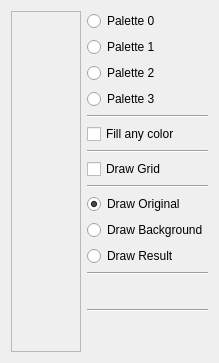
      <widget class="QWidget" name="tab_OAM">
       <attribute name="title">
        <string>OAM</string>
       </attribute>
       <layout class="QHBoxLayout" name="horizontalLayout_13" stretch="3,1">
        <item>
         <widget class="QScrollArea" name="scrollArea_OAM">
          <property name="widgetResizable">
           <bool>true</bool>
          </property>
          <widget class="QWidget" name="scrollAreaWidgetContents_3">
           <property name="geometry">
            <rect>
             <x>0</x>
             <y>0</y>
             <width>707</width>
             <height>529</height>
            </rect>
           </property>
          </widget>
         </widget>
        </item>
        <item>
         <layout class="QVBoxLayout" name="verticalLayout_4">
          <item>
           <widget class="QRadioButton" name="radioButton_oam_pal0">
            <property name="text">
             <string>Palette 0</string>
            </property>
           </widget>
          </item>
          <item>
           <widget class="QRadioButton" name="radioButton_oam_pal1">
            <property name="text">
             <string>Palette 1</string>
            </property>
           </widget>
          </item>
          <item>
           <widget class="QRadioButton" name="radioButton_oam_pal2">
            <property name="text">
             <string>Palette 2</string>
            </property>
           </widget>
          </item>
          <item>
           <widget class="QRadioButton" name="radioButton_oam_pal3">
            <property name="text">
             <string>Palette 3</string>
            </property>
           </widget>
          </item>
          <item>
           <widget class="Line" name="line_7">
            <property name="orientation">
             <enum>Qt::Horizontal</enum>
            </property>
           </widget>
          </item>
          <item>
           <widget class="QCheckBox" name="checkBox_oam_fill_any_color">
            <property name="text">
             <string>Fill any color</string>
            </property>
           </widget>
          </item>
          <item>
           <widget class="Line" name="line_8">
            <property name="orientation">
             <enum>Qt::Horizontal</enum>
            </property>
           </widget>
          </item>
          <item>
           <widget class="QCheckBox" name="checkBox_draw_grid">
            <property name="text">
             <string>Draw Grid</string>
            </property>
           </widget>
          </item>
          <item>
           <widget class="Line" name="line_14">
            <property name="orientation">
             <enum>Qt::Horizontal</enum>
            </property>
           </widget>
          </item>
          <item>
           <widget class="QWidget" name="widget_2" native="true">
            <property name="minimumSize">
             <size>
              <width>0</width>
              <height>0</height>
             </size>
            </property>
            <layout class="QVBoxLayout" name="verticalLayout_6">
             <property name="leftMargin">
              <number>0</number>
             </property>
             <property name="topMargin">
              <number>0</number>
             </property>
             <property name="rightMargin">
              <number>0</number>
             </property>
             <property name="bottomMargin">
              <number>0</number>
             </property>
             <item>
              <widget class="QRadioButton" name="radioButton_oam_draw_original">
               <property name="text">
                <string>Draw Original</string>
               </property>
               <property name="checked">
                <bool>true</bool>
               </property>
              </widget>
             </item>
             <item>
              <widget class="QRadioButton" name="radioButton_oam_draw_background">
               <property name="text">
                <string>Draw Background</string>
               </property>
              </widget>
             </item>
             <item>
              <widget class="QRadioButton" name="radioButton_oam_draw_result">
               <property name="text">
                <string>Draw Result</string>
               </property>
              </widget>
             </item>
            </layout>
           </widget>
          </item>
          <item>
           <widget class="Line" name="line_15">
            <property name="orientation">
             <enum>Qt::Horizontal</enum>
            </property>
           </widget>
          </item>
          <item>
           <widget class="QLabel" name="label_oam_couner">
            <property name="font">
             <font>
              <pointsize>14</pointsize>
             </font>
            </property>
            <property name="text">
             <string/>
            </property>
           </widget>
          </item>
          <item>
           <widget class="Line" name="line_9">
            <property name="orientation">
             <enum>Qt::Horizontal</enum>
            </property>
           </widget>
          </item>
          <item>
           <spacer name="verticalSpacer_4">
            <property name="orientation">
             <enum>Qt::Vertical</enum>
            </property>
            <property name="sizeHint" stdset="0">
             <size>
              <width>20</width>
              <height>40</height>
             </size>
            </property>
           </spacer>
          </item>
         </layout>
        </item>
       </layout>
      </widget>
